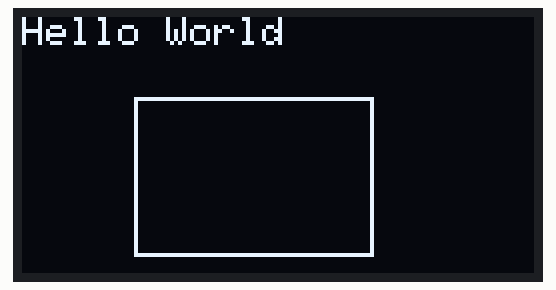
Simulated run of this sketch. Board: Arduino Uno, built with avr-gcc and run on an emulated ATmega328P. Parts: 128×64 one-colour display. At 0.1 s the program stops and its outputs stay as they are.

Above: at 0.1 s.

The sketch:

Phase1_2_3.ino
```cpp
#include<Arduino.h>

#include<Adafruit_GFX.h>
#include<Adafruit_SSD1306.h>

#define SCREEN_WIDTH 128
#define SCREEN_HEIGHT 64
#define OLED_RESET -1

#define SCREEN_ADDRESS 0x3C

int main(){
  init();

  Adafruit_SSD1306 display(SCREEN_WIDTH, SCREEN_HEIGHT, &Wire, OLED_RESET);

  display.begin(SSD1306_SWITCHCAPVCC, SCREEN_ADDRESS);

  display.clearDisplay();

  display.setTextSize(1);
  display.setTextColor(WHITE);
  display.setCursor(0, 0);
  display.println("Hello World");

  display.drawRect(28, 20, 60, 40, WHITE);

  display.display();

  while(1){

  }
}
```
